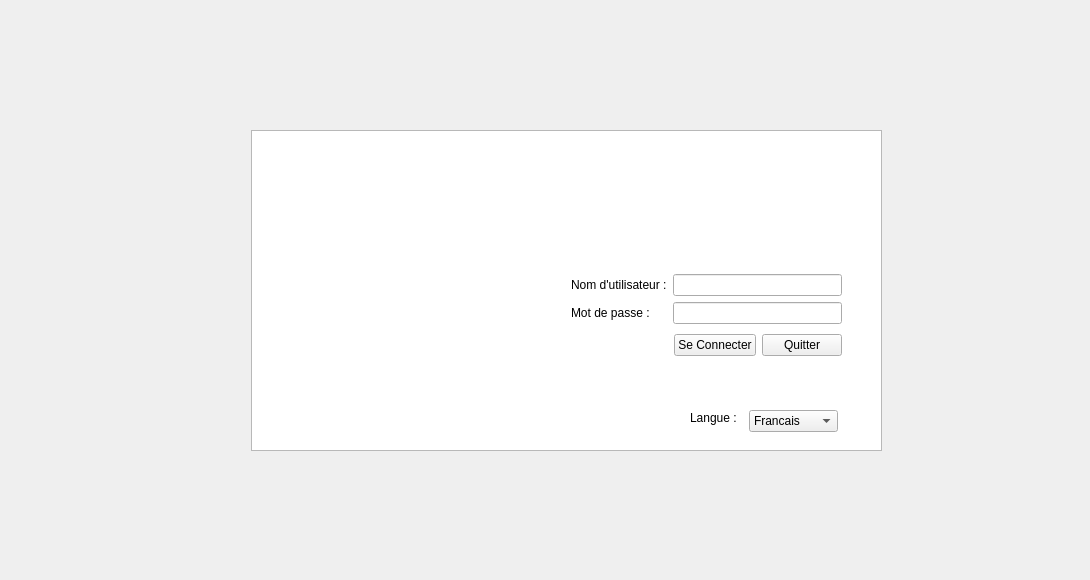
    <widget class="QWidget" name="Login">
     <widget class="QWidget" name="layoutWidget_9">
      <property name="geometry">
       <rect>
        <x>571</x>
        <y>270</y>
        <width>271</width>
        <height>92</height>
       </rect>
      </property>
      <layout class="QVBoxLayout" name="verticalLayout_21">
       <item>
        <layout class="QHBoxLayout" name="horizontalLayout_13">
         <item>
          <layout class="QVBoxLayout" name="verticalLayout_22">
           <item>
            <widget class="QLabel" name="nom_utilisateur_3">
             <property name="text">
              <string>Nom d'utilisateur :</string>
             </property>
            </widget>
           </item>
           <item>
            <widget class="QLabel" name="label_35">
             <property name="text">
              <string>Mot de passe :</string>
             </property>
            </widget>
           </item>
          </layout>
         </item>
         <item>
          <layout class="QVBoxLayout" name="verticalLayout_23">
           <item>
            <widget class="QLineEdit" name="lineEdit_username"/>
           </item>
           <item>
            <widget class="QLineEdit" name="lineEdit_password">
             <property name="echoMode">
              <enum>QLineEdit::Password</enum>
             </property>
            </widget>
           </item>
          </layout>
         </item>
        </layout>
       </item>
       <item>
        <layout class="QHBoxLayout" name="horizontalLayout_14">
         <item>
          <spacer name="horizontalSpacer">
           <property name="orientation">
            <enum>Qt::Horizontal</enum>
           </property>
           <property name="sizeHint" stdset="0">
            <size>
             <width>40</width>
             <height>20</height>
            </size>
           </property>
          </spacer>
         </item>
         <item>
          <widget class="QPushButton" name="LoginButton">
           <property name="text">
            <string>Se Connecter</string>
           </property>
          </widget>
         </item>
         <item>
          <widget class="QPushButton" name="QuitterButton">
           <property name="text">
            <string>Quitter</string>
           </property>
          </widget>
         </item>
        </layout>
       </item>
      </layout>
     </widget>
     <widget class="QLabel" name="logo_sps">
      <property name="geometry">
       <rect>
        <x>651</x>
        <y>169</y>
        <width>91</width>
        <height>81</height>
       </rect>
      </property>
      <property name="text">
       <string/>
      </property>
      <property name="pixmap">
       <pixmap resource="resources.qrc">:/img/img/Logo.png</pixmap>
      </property>
      <property name="scaledContents">
       <bool>true</bool>
      </property>
     </widget>
     <widget class="QLabel" name="Manpic">
      <property name="geometry">
       <rect>
        <x>310</x>
        <y>209</y>
        <width>211</width>
        <height>191</height>
       </rect>
      </property>
      <property name="styleSheet">
       <string notr="true"/>
      </property>
      <property name="text">
       <string/>
      </property>
      <property name="pixmap">
       <pixmap resource="resources.qrc">:/img/img/Rajel.png</pixmap>
      </property>
      <property name="scaledContents">
       <bool>true</bool>
      </property>
      <property name="wordWrap">
       <bool>false</bool>
      </property>
      <property name="openExternalLinks">
       <bool>false</bool>
      </property>
     </widget>
     <widget class="QTableView" name="tableView_5">
      <property name="geometry">
       <rect>
        <x>251</x>
        <y>130</y>
        <width>631</width>
        <height>321</height>
       </rect>
      </property>
     </widget>
     <widget class="QLabel" name="Background">
      <property name="geometry">
       <rect>
        <x>10</x>
        <y>10</y>
        <width>1071</width>
        <height>561</height>
       </rect>
      </property>
      <property name="text">
       <string/>
      </property>
      <property name="pixmap">
       <pixmap resource="resources.qrc">:/img/img/Background.jpg</pixmap>
      </property>
     </widget>
     <widget class="QComboBox" name="comboBox_3">
      <property name="geometry">
       <rect>
        <x>749</x>
        <y>410</y>
        <width>89</width>
        <height>22</height>
       </rect>
      </property>
      <item>
       <property name="text">
        <string>Francais</string>
       </property>
      </item>
      <item>
       <property name="text">
        <string>English</string>
       </property>
      </item>
      <item>
       <property name="text">
        <string>Espagnole</string>
       </property>
      </item>
     </widget>
     <widget class="QLabel" name="langue">
      <property name="geometry">
       <rect>
        <x>690</x>
        <y>410</y>
        <width>51</width>
        <height>16</height>
       </rect>
      </property>
      <property name="text">
       <string>Langue :</string>
      </property>
     </widget>
     <zorder>Background</zorder>
     <zorder>tableView_5</zorder>
     <zorder>layoutWidget_9</zorder>
     <zorder>logo_sps</zorder>
     <zorder>Manpic</zorder>
     <zorder>comboBox_3</zorder>
     <zorder>langue</zorder>
    </widget>
